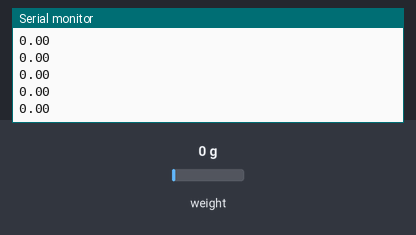
Simulated run of this sketch. Board: Arduino Uno, built with avr-gcc and run on an emulated ATmega328P. Parts: the last lines printed to the serial monitor. The test bench sets the inputs (shaded band); at power-on: weight on the scale 0 g.

Above: at 3.2 s.
3.3 s: weight on the scale set to 100 g
At 3.31 s:
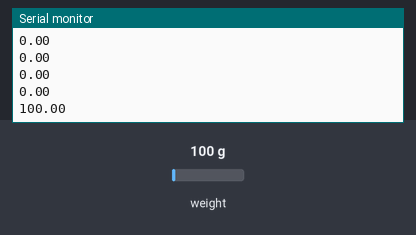
4.8 s: weight on the scale set to 1250 g
At 4.82 s:
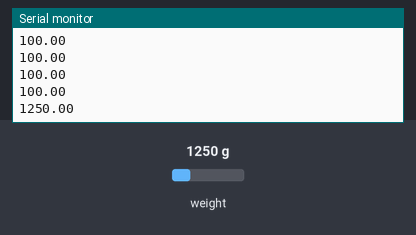
Timing chart, 0 to 7.8 s (numbered marks = the images above; inputs shaded):
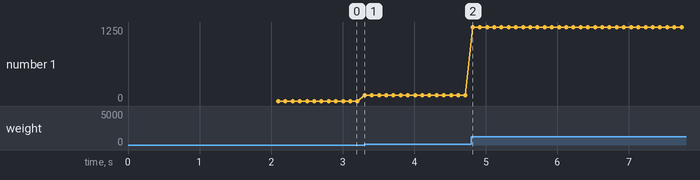

Measured:
- after the input at 3.3 s, the serial monitor: prints a new line at once (image 1)
- after the input at 4.8 s, the serial monitor: prints a new line at once (image 2)
- plotted number 1: 0 → 100 after the input at 3.3 s, 100 → 1250 after the input at 4.8 s

The sketch:

logger_celda_carga.ino
```cpp
/*
 Started with example code written by Nathan Seidle from SparkFun Electronics and added
 LCD output with gram and ounce values.

 Setup your scale and start the sketch WITHOUT a weight on the scale
 Once readings are displayed place the weight on the scale
 Press +/- or a/z to adjust the calibration_factor until the output readings match the known weight
 Arduino pin 6 -> HX711 CLK
 Arduino pin 5 -> HX711 DOUT
 Arduino pin 5V -> HX711 VCC
 Arduino pin GND -> HX711 GND

 The HX711 board can be powered from 2.7V to 5V so the Arduino 5V power should be fine.

 The HX711 library can be downloaded from here: https://github.com/bogde/HX711
*/

#include "HX711.h"

#define DOUT 5
#define CLK  6

HX711 scale;

float calibration_factor = 940;
float units;
float ounces;

unsigned long t_print = 0;

void setup() {
  Serial.begin(115200);

  scale.begin(DOUT, CLK);

  scale.set_scale();
  scale.tare();  //Reset the scale to 0

  long zero_factor = scale.read_average(); //Get a baseline reading
  //Serial.print("Zero factor: "); //This can be used to remove the need to tare the scale. Useful in permanent scale projects.
  //Serial.println(zero_factor);
  scale.set_scale(calibration_factor); //Adjust to this calibration factor

  t_print = millis();
}

void loop() {


  //Serial.print("Reading: ");
  units = scale.get_units(), 10;
  if (units < 0) {
    units = 0.00;
  }
  //ounces = units * 0.035274;

  if(millis() - t_print > 10) {
      Serial.println(units);
      t_print = millis();
  }
  //Serial.print(" grams");
  //Serial.print(" calibration_factor: ");
  //Serial.print(calibration_factor);
  //Serial.println();
/*
  if(Serial.available())
  {
    char temp = Serial.read();
    if(temp == '+' || temp == 'a')
      calibration_factor += 1;
    else if(temp == '-' || temp == 'z')
      calibration_factor -= 1;
  }
  */
}
```
